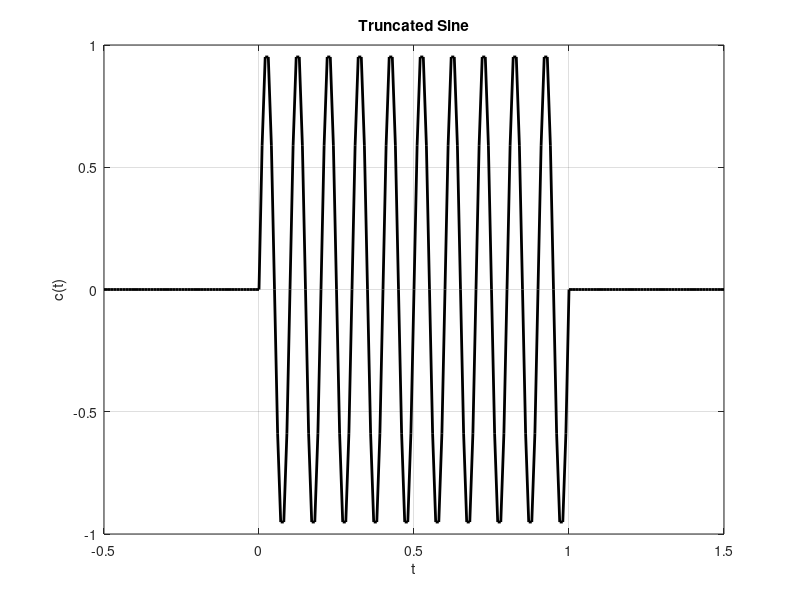

MATLAB code to generate this figure:
fs = 100;
Ts = 1/fs;
t= -0.5 : Ts : 1.5;
fc = 10;
x = sin(2*pi*fc*t);
h = rectpuls(t-0.5);
c = x .* h;
figure
plot(t,c,'k','LineWidth',2)
grid
title('Truncated Sine')
xlabel('t')
ylabel('c(t)')